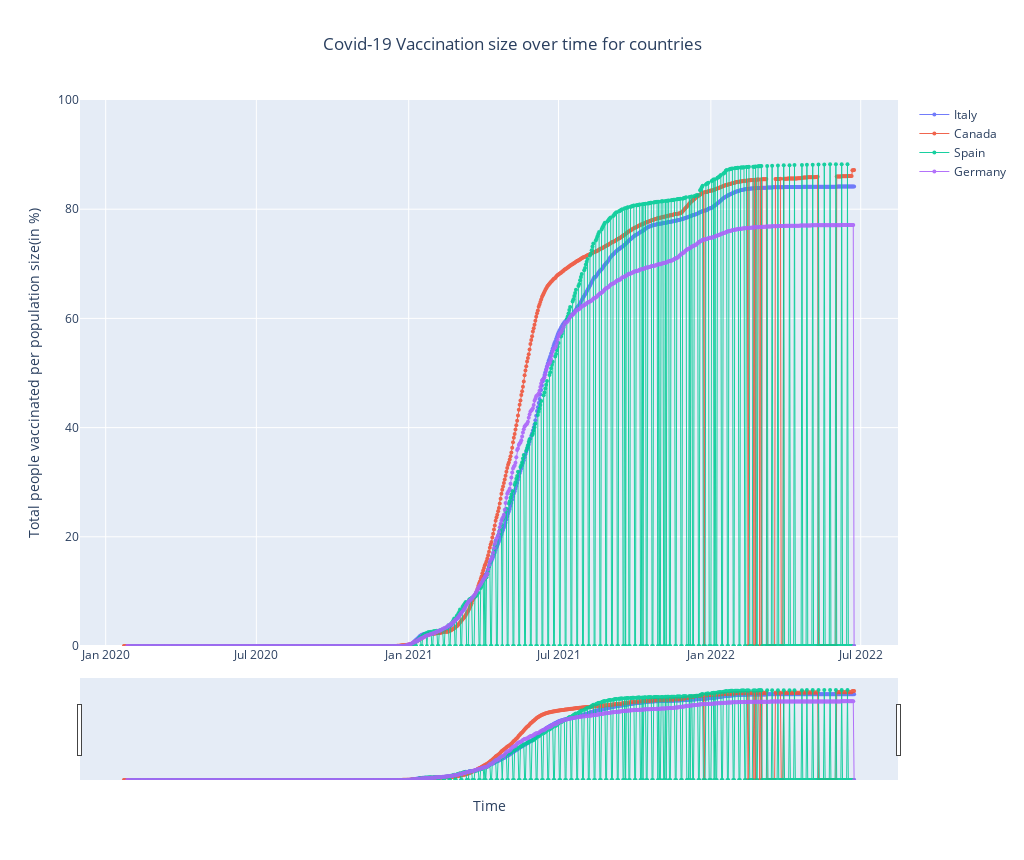

Notebook code cell kept with this figure:
### Code cell
plot_fig(country_list, df_processed, "people_vaccinated", "Covid-19 Vaccination size over time for countries", 
         "Time", "Total people vaccinated per population size(in %)",[0,100], browser_renderer=False)

### Figure 1 — Plotly figure (JSON) as saved in the notebook; plotly's stock layout.template omitted (floating-point values rounded to 4 significant figures; data arrays with more than 128 entries replaced by an {"elided": "..."} marker saying what was removed)
{"data": [{"line": {"width": 1}, "marker": {"size": 4}, "mode": "markers+lines", "name": "Italy", "opacity": 0.9, "type": "scatter", "x": {"elided": "875 str values"}, "y": {"elided": "875 float values"}}, {"line": {"width": 1}, "marker": {"size": 4}, "mode": "markers+lines", "name": "Canada", "opacity": 0.9, "type": "scatter", "x": {"elided": "883 str values"}, "y": {"elided": "883 float values"}}, {"line": {"width": 1}, "marker": {"size": 4}, "mode": "markers+lines", "name": "Spain", "opacity": 0.9, "type": "scatter", "x": {"elided": "874 str values"}, "y": {"elided": "874 float values"}}, {"line": {"width": 1}, "marker": {"size": 4}, "mode": "markers+lines", "name": "Germany", "opacity": 0.9, "type": "scatter", "x": {"elided": "879 str values"}, "y": {"elided": "879 float values"}}], "layout": {"height": 860, "title": {"text": "Covid-19 Vaccination size over time for countries", "x": 0.5}, "width": 1024, "xaxis": {"rangeslider": {"visible": true}, "title": {"text": "Time"}}, "yaxis": {"range": [0, 100], "title": {"text": "Total people vaccinated per population size(in %)"}, "type": "linear"}}}
